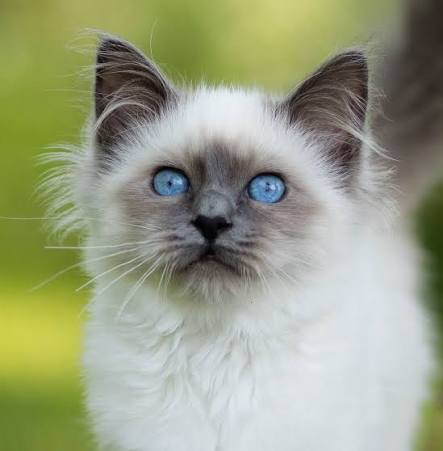
#> input picture images.png, 443 x 451 px
$ python main.py
#> lines starting #> are read from the running program, lines starting #| are printed output that depends on the picture
from PIL import Image, ImageEnhance, ImageOps

cat = Image.open("images.png")
#> cat is the input picture: PIL image 443x451 RGB; mean R, G, B 154.4, 160, 132.4

# Steg 1: Gör svartvit
bw_cat = cat.convert("L")
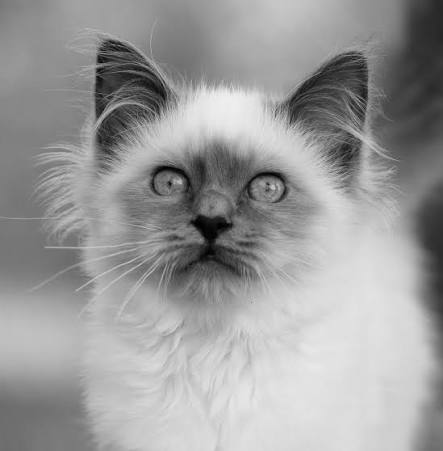
#> bw_cat: PIL image 443x451 L; min 0, max 239, mean 155.2

# Steg 2: Höj kontrasten
hc_cat = ImageEnhance.Contrast(bw_cat).enhance(1.4)
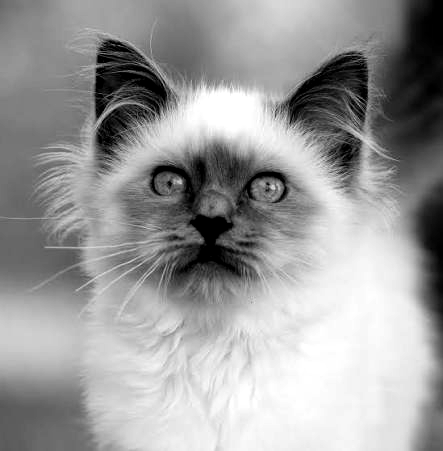
#> hc_cat: PIL image 443x451 L; min 0, max 255, mean 155.2

# Steg 3: Minska ljusheten (brightness)
emo_cat = ImageEnhance.Brightness(hc_cat).enhance(0.6)
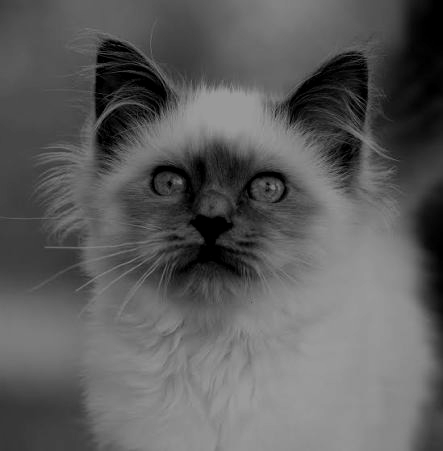
#> emo_cat: PIL image 443x451 L; min 0, max 153, mean 92.7

# Steg 4: Spara bilden
emo_cat.save("emo_cat.png")

with Image.open('images.png') as img:
    # Inverterar alla pixlar över ett visst gränsvärde
    img = ImageOps.solarize(img, 60)
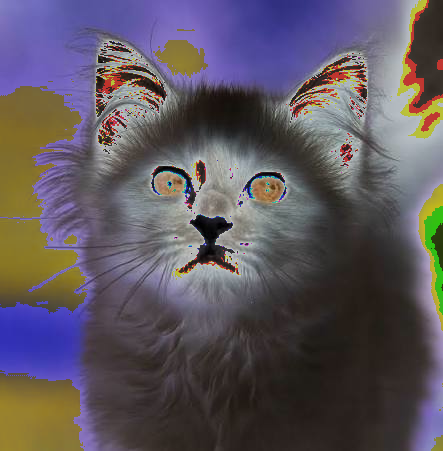
#> img: PIL image 443x451 RGB; mean R, G, B 93.6, 86.4, 94.8

    # Lägger till en ram runt bilder
    img = ImageOps.expand(img, 10, (0, 255, 255))
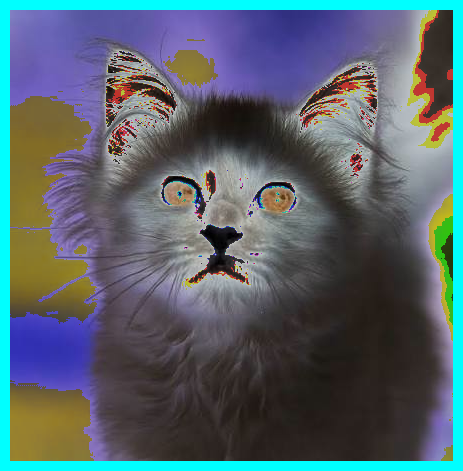
#> img: PIL image 463x471 RGB; mean R, G, B 85.8, 100.5, 108.2

    # Reducerar bitdjupet (antal färger)
    img = ImageOps.posterize(img, 5)

    # Skalar om en bild
    img = ImageOps.scale(img, 1.2)
#> img: PIL image 556x565 RGB

    # Vänder en bild upp- och ned
    img = ImageOps.flip(img)
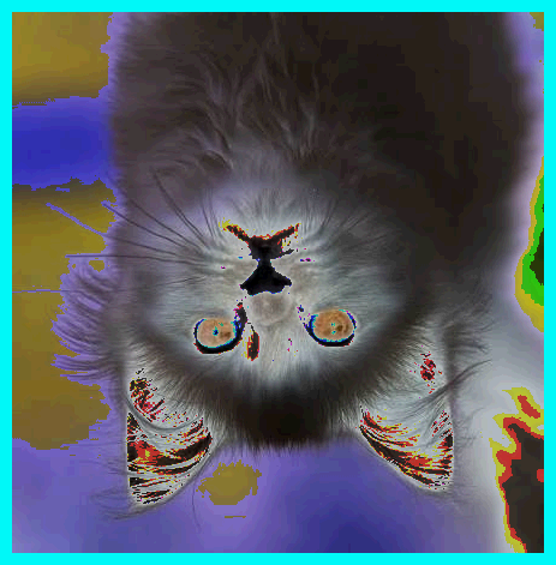
#> img: PIL image 556x565 RGB; mean R, G, B 82.7, 96.8, 104.5

    # Spegelvänder en bild
    img = ImageOps.mirror(img)
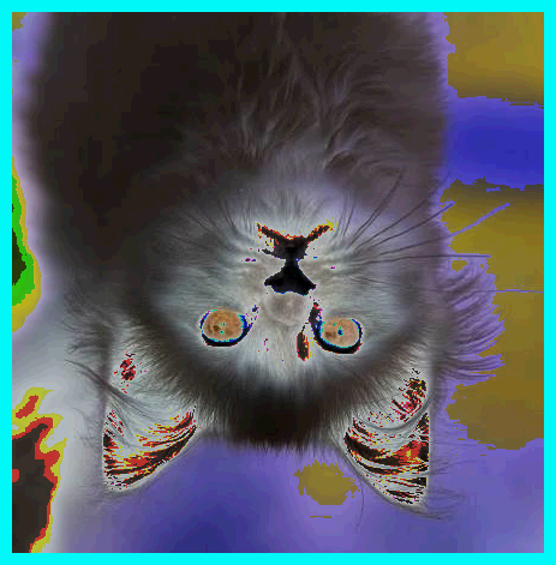
#> img: PIL image 556x565 RGB; mean R, G, B 82.7, 96.8, 104.5

    img.save('img_newimage.png')
